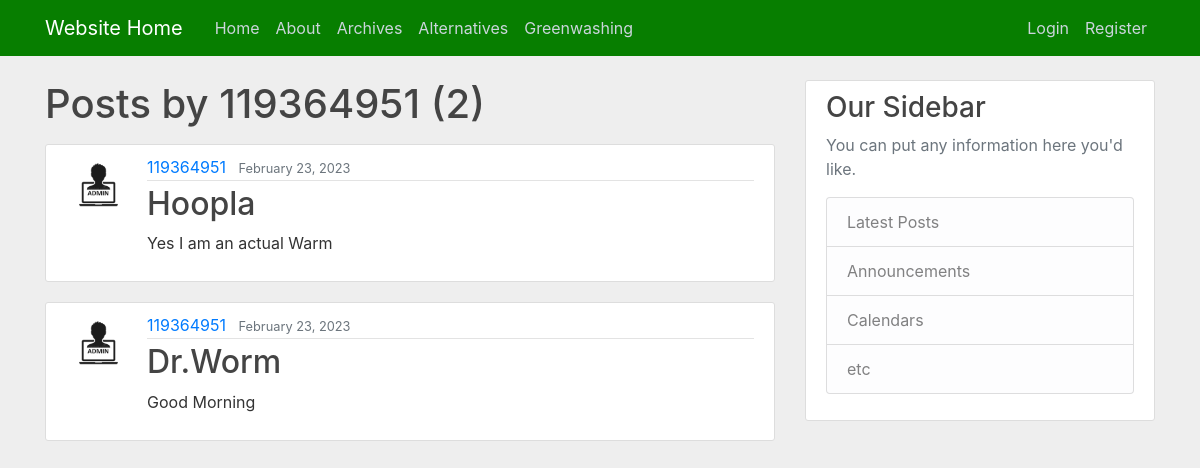
Before: /greenuser/119364951 with the older database file.
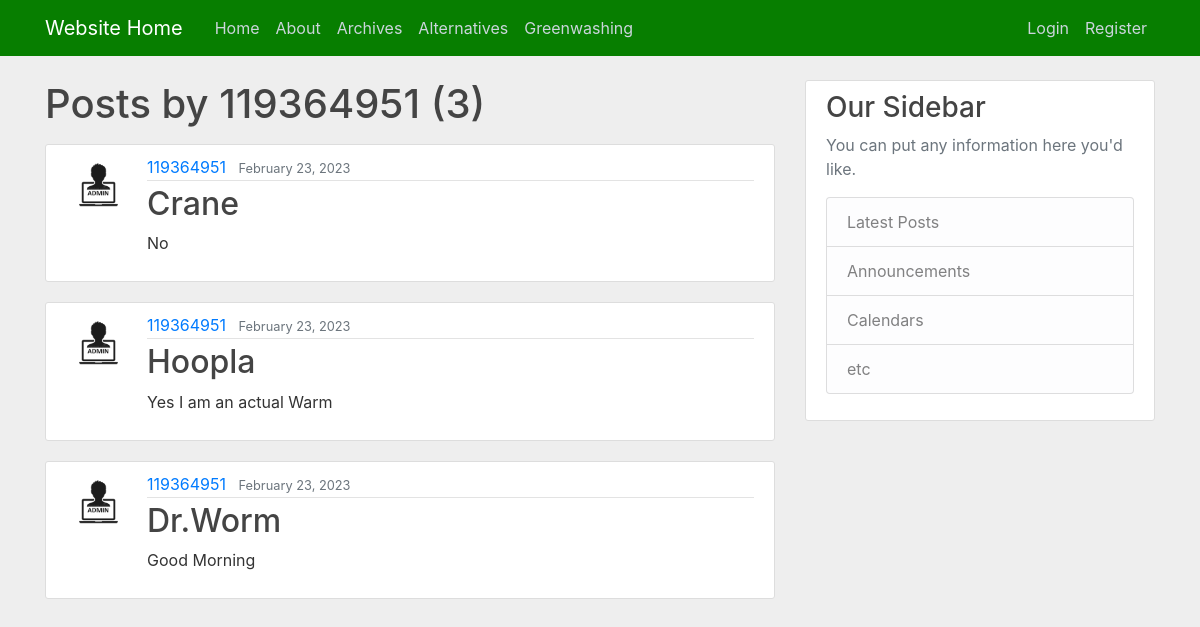
After: the same page with the newer database file.
### website/models.py (models this page shows)
class GreenPosts(models.Model):
    title = models.CharField(max_length=100)
    content = models.TextField()
    date_posted = models.DateTimeField(default=timezone.now)
    author = models.ForeignKey(User, on_delete=models.CASCADE)

### users/models.py (models this page shows, shortened)
class Profile(models.Model):
    user = models.OneToOneField(User, on_delete=models.CASCADE)
    image = models.ImageField(default='default.jpg', upload_to='profile_pics')

### website/views.py (the view)
# urls.py: path('greenuser/<str:username>', GreenUserPostListView.as_view(), name='greenuser-posts'),
class GreenUserPostListView(ListView):
    model = Posts
    template_name = 'website/greenuser_posts.html' #<app>/<model>_<viewtype>.html
    context_object_name = 'greenposts'
    paginate_by = 3
    def get_queryset(self):
        user = get_object_or_404(User, username=self.kwargs.get('username'))
        return GreenPosts.objects.filter(author=user).order_by('-date_posted')

### website/templates/website/greenuser_posts.html (shortened to what this page needs)
{% extends "website/base.html" %}
{% block content %}
<h1 class="mb-3" >Posts by {{ view.kwargs.username }} ({{ page_obj.paginator.count }})</h1>
    {% for greenposts in greenposts %}
    <article class="media content-section">
      <img class="rounded-circle article-img" src="{{ greenposts.author.profile.image.url }}">
    <div class="media-body">
        <div class="article-metadata">
        <a class="mr-2" href="{% url 'greenuser-posts' greenposts.author.username %}">{{ greenposts.author }}</a>
        <small class="text-muted">{{ greenposts.date_posted|date:"F d, Y" }}</small>
        </div>
        <h2><a class="article-title" href="{% url 'greenpost-detail' greenposts.id %}">{{ greenposts.title }}</a></h2>
        <p class="article-content">{{ greenposts.content }}</p>
    </div>
    </article>
    {% endfor %}
{% endblock content %}

Changed rows visible on the page:
added GreenPosts: author.profile.image (picture), author "119364951", date_posted "February 23, 2023", title "Crane", content "No"
Other visible differences:
{{ page_obj.paginator.count }}: "2" → "3"
